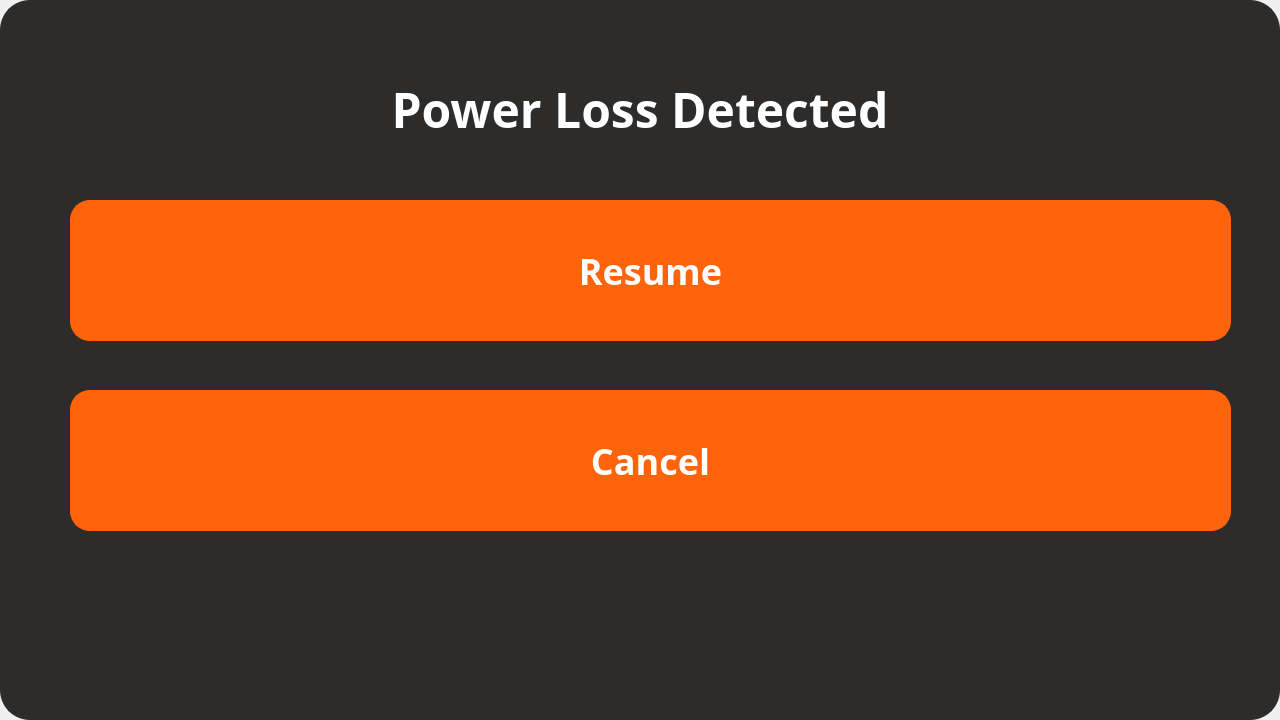
<?xml version="1.0" encoding="UTF-8"?>
<ui version="4.0">
 <class>powerLost</class>
 <widget class="QWidget" name="powerLost">
  <property name="geometry">
   <rect>
    <x>0</x>
    <y>0</y>
    <width>1280</width>
    <height>720</height>
   </rect>
  </property>
  <property name="windowTitle">
   <string>Form</string>
  </property>
  <widget class="QLabel" name="label">
   <property name="geometry">
    <rect>
     <x>0</x>
     <y>0</y>
     <width>1280</width>
     <height>720</height>
    </rect>
   </property>
   <property name="styleSheet">
    <string notr="true">border-radius: 30px;
background-color: rgba(45, 44, 43, 255);
text-align: center;
font-family:Barlow;
border: 2px solid rgba(45, 44, 43, 255);</string>
   </property>
   <property name="text">
    <string/>
   </property>
  </widget>
  <widget class="QPushButton" name="btnResume">
   <property name="geometry">
    <rect>
     <x>70</x>
     <y>200</y>
     <width>1161</width>
     <height>141</height>
    </rect>
   </property>
   <property name="styleSheet">
    <string notr="true">font-weight: bold;font-family:Barlow;border-radius: 20px;
background-color: rgba(255, 99, 11, 255);
color: rgba(255, 255, 255, 255);
font-size: 36px;
text-align: center;
font-family: Barlow;
border: 2px solid rgba(255, 99, 11, 255);</string>
   </property>
   <property name="text">
    <string>Resume</string>
   </property>
  </widget>
  <widget class="QPushButton" name="btnCancel">
   <property name="geometry">
    <rect>
     <x>70</x>
     <y>390</y>
     <width>1161</width>
     <height>141</height>
    </rect>
   </property>
   <property name="styleSheet">
    <string notr="true">font-weight: bold;font-family:Barlow;border-radius: 20px;
background-color: rgba(255, 99, 11, 255);
color: rgba(255, 255, 255, 255);
font-size: 36px;
text-align: center;
font-family: Barlow;
border: 2px solid rgba(255, 99, 11, 255);</string>
   </property>
   <property name="text">
    <string>Cancel</string>
   </property>
  </widget>
  <widget class="QLabel" name="label_2">
   <property name="geometry">
    <rect>
     <x>0</x>
     <y>70</y>
     <width>1280</width>
     <height>78</height>
    </rect>
   </property>
   <property name="styleSheet">
    <string notr="true">QLabel{
	font-size:48px;
	font-family: barlow;
	color: white;
	font-weight: bold
}</string>
   </property>
   <property name="text">
    <string>Power Loss Detected</string>
   </property>
   <property name="alignment">
    <set>Qt::AlignCenter</set>
   </property>
  </widget>
 </widget>
 <resources/>
 <connections/>
</ui>
